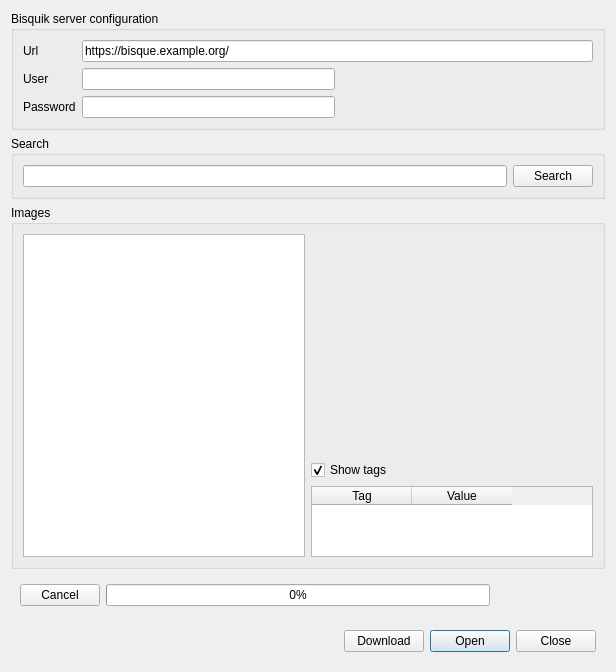
<ui version="4.0" >
 <class>BisquikAccessDialog</class>
 <widget class="QDialog" name="BisquikAccessDialog" >
  <property name="geometry" >
   <rect>
    <x>0</x>
    <y>0</y>
    <width>616</width>
    <height>672</height>
   </rect>
  </property>
  <property name="windowTitle" >
   <string>Bisquik Access</string>
  </property>
  <layout class="QGridLayout" >
   <item row="0" column="0" >
    <widget class="QGroupBox" name="groupBox_3" >
     <property name="title" >
      <string>Bisquik server configuration</string>
     </property>
     <layout class="QGridLayout" >
      <item row="0" column="0" >
       <widget class="QLabel" name="label" >
        <property name="sizePolicy" >
         <sizepolicy vsizetype="Preferred" hsizetype="Maximum" >
          <horstretch>0</horstretch>
          <verstretch>0</verstretch>
         </sizepolicy>
        </property>
        <property name="text" >
         <string>Url</string>
        </property>
       </widget>
      </item>
      <item row="0" column="1" colspan="2" >
       <widget class="QLineEdit" name="urlEdit" >
        <property name="text" >
         <string>https://bisque.example.org/</string>
        </property>
       </widget>
      </item>
      <item row="1" column="0" >
       <widget class="QLabel" name="label_2" >
        <property name="sizePolicy" >
         <sizepolicy vsizetype="Preferred" hsizetype="Maximum" >
          <horstretch>0</horstretch>
          <verstretch>0</verstretch>
         </sizepolicy>
        </property>
        <property name="text" >
         <string>User</string>
        </property>
       </widget>
      </item>
      <item row="1" column="1" >
       <widget class="QLineEdit" name="userEdit" >
        <property name="maximumSize" >
         <size>
          <width>300</width>
          <height>16777215</height>
         </size>
        </property>
        <property name="text" >
         <string/>
        </property>
       </widget>
      </item>
      <item rowspan="2" row="1" column="2" >
       <widget class="QLabel" name="statusLabel" >
        <property name="sizePolicy" >
         <sizepolicy vsizetype="Preferred" hsizetype="Expanding" >
          <horstretch>0</horstretch>
          <verstretch>0</verstretch>
         </sizepolicy>
        </property>
        <property name="text" >
         <string/>
        </property>
        <property name="textFormat" >
         <enum>Qt::RichText</enum>
        </property>
        <property name="alignment" >
         <set>Qt::AlignCenter</set>
        </property>
       </widget>
      </item>
      <item row="2" column="0" >
       <widget class="QLabel" name="label_3" >
        <property name="sizePolicy" >
         <sizepolicy vsizetype="Preferred" hsizetype="Maximum" >
          <horstretch>0</horstretch>
          <verstretch>0</verstretch>
         </sizepolicy>
        </property>
        <property name="text" >
         <string>Password</string>
        </property>
       </widget>
      </item>
      <item row="2" column="1" >
       <widget class="QLineEdit" name="passwordEdit" >
        <property name="maximumSize" >
         <size>
          <width>300</width>
          <height>16777215</height>
         </size>
        </property>
        <property name="text" >
         <string/>
        </property>
        <property name="echoMode" >
         <enum>QLineEdit::Password</enum>
        </property>
       </widget>
      </item>
     </layout>
    </widget>
   </item>
   <item row="1" column="0" >
    <widget class="QGroupBox" name="groupBox_2" >
     <property name="title" >
      <string>Search</string>
     </property>
     <layout class="QGridLayout" >
      <item row="0" column="0" >
       <widget class="QLineEdit" name="searchEdit" />
      </item>
      <item row="0" column="1" >
       <widget class="QPushButton" name="searchButton" >
        <property name="text" >
         <string>Search</string>
        </property>
       </widget>
      </item>
     </layout>
    </widget>
   </item>
   <item row="2" column="0" >
    <widget class="QGroupBox" name="groupBox" >
     <property name="title" >
      <string>Images</string>
     </property>
     <layout class="QGridLayout" >
      <item rowspan="4" row="0" column="0" >
       <widget class="QListWidget" name="imagesListWidget" >
        <property name="maximumSize" >
         <size>
          <width>16777215</width>
          <height>16777215</height>
         </size>
        </property>
       </widget>
      </item>
      <item row="0" column="1" >
       <widget class="QLabel" name="imageLabel" >
        <property name="minimumSize" >
         <size>
          <width>200</width>
          <height>200</height>
         </size>
        </property>
        <property name="maximumSize" >
         <size>
          <width>16777215</width>
          <height>16777215</height>
         </size>
        </property>
        <property name="text" >
         <string/>
        </property>
        <property name="scaledContents" >
         <bool>false</bool>
        </property>
        <property name="alignment" >
         <set>Qt::AlignCenter</set>
        </property>
       </widget>
      </item>
      <item row="2" column="1" >
       <widget class="QCheckBox" name="showTagsCheck" >
        <property name="text" >
         <string>Show tags</string>
        </property>
        <property name="checked" >
         <bool>true</bool>
        </property>
       </widget>
      </item>
      <item row="3" column="1" >
       <widget class="QTableWidget" name="TagsTableWidget" >
        <column>
         <property name="text" >
          <string>Tag</string>
         </property>
        </column>
        <column>
         <property name="text" >
          <string>Value</string>
         </property>
        </column>
       </widget>
      </item>
      <item row="1" column="1" >
       <widget class="QLabel" name="fileNameLabel" >
        <property name="text" >
         <string/>
        </property>
        <property name="alignment" >
         <set>Qt::AlignCenter</set>
        </property>
       </widget>
      </item>
     </layout>
    </widget>
   </item>
   <item row="3" column="0" >
    <widget class="QWidget" native="1" name="widget_2" >
     <layout class="QHBoxLayout" >
      <item>
       <widget class="QPushButton" name="cancelButton" >
        <property name="text" >
         <string>Cancel</string>
        </property>
       </widget>
      </item>
      <item>
       <widget class="QProgressBar" name="progressBar" >
        <property name="minimumSize" >
         <size>
          <width>100</width>
          <height>0</height>
         </size>
        </property>
        <property name="value" >
         <number>0</number>
        </property>
        <property name="format" >
         <string>%p%</string>
        </property>
       </widget>
      </item>
      <item>
       <widget class="QLabel" name="progressLabel" >
        <property name="minimumSize" >
         <size>
          <width>100</width>
          <height>0</height>
         </size>
        </property>
        <property name="text" >
         <string/>
        </property>
       </widget>
      </item>
     </layout>
    </widget>
   </item>
   <item row="4" column="0" >
    <widget class="QWidget" native="1" name="widget" >
     <layout class="QHBoxLayout" >
      <item>
       <widget class="QLabel" name="pathLabel" >
        <property name="sizePolicy" >
         <sizepolicy vsizetype="Preferred" hsizetype="Expanding" >
          <horstretch>0</horstretch>
          <verstretch>0</verstretch>
         </sizepolicy>
        </property>
        <property name="cursor" >
         <cursorShape>PointingHandCursor</cursorShape>
        </property>
        <property name="text" >
         <string/>
        </property>
        <property name="textFormat" >
         <enum>Qt::RichText</enum>
        </property>
       </widget>
      </item>
      <item>
       <widget class="QPushButton" name="downloadButton" >
        <property name="enabled" >
         <bool>true</bool>
        </property>
        <property name="text" >
         <string>Download</string>
        </property>
       </widget>
      </item>
      <item>
       <widget class="QDialogButtonBox" name="buttonBox" >
        <property name="sizePolicy" >
         <sizepolicy vsizetype="Fixed" hsizetype="Maximum" >
          <horstretch>0</horstretch>
          <verstretch>0</verstretch>
         </sizepolicy>
        </property>
        <property name="orientation" >
         <enum>Qt::Horizontal</enum>
        </property>
        <property name="standardButtons" >
         <set>QDialogButtonBox::Close|QDialogButtonBox::Open</set>
        </property>
       </widget>
      </item>
     </layout>
    </widget>
   </item>
  </layout>
 </widget>
 <resources/>
 <connections/>
</ui>
